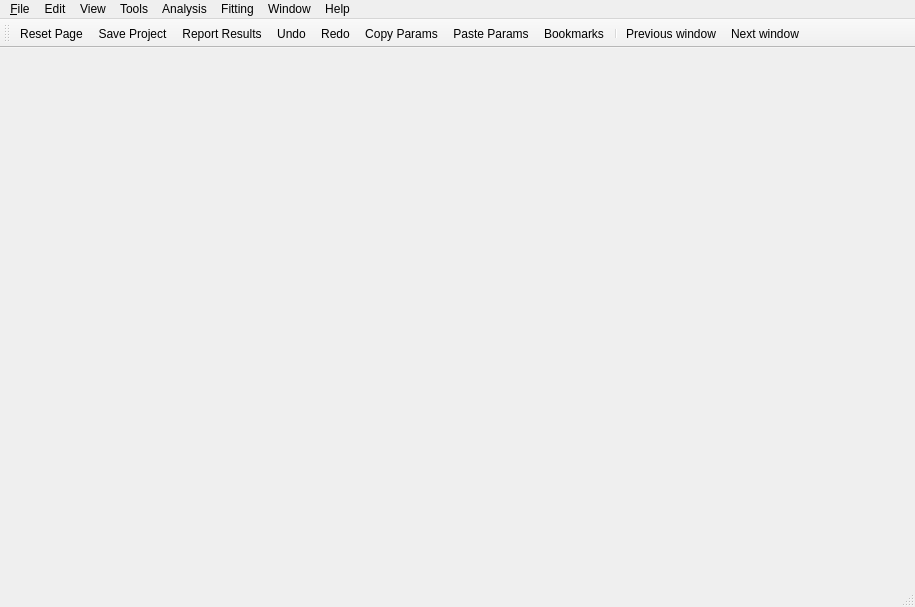
<?xml version="1.0" encoding="UTF-8"?>
<ui version="4.0">
 <class>SasView</class>
 <widget class="QMainWindow" name="SasView">
  <property name="geometry">
   <rect>
    <x>0</x>
    <y>0</y>
    <width>915</width>
    <height>607</height>
   </rect>
  </property>
  <property name="windowTitle">
   <string>SasView</string>
  </property>
  <property name="windowIcon">
   <iconset>
    <normaloff>:/res/ball.ico</normaloff>:/res/ball.ico</iconset>
  </property>
  <widget class="QWidget" name="centralwidget"/>
  <widget class="QMenuBar" name="menubar">
   <property name="geometry">
    <rect>
     <x>0</x>
     <y>0</y>
     <width>915</width>
     <height>20</height>
    </rect>
   </property>
   <widget class="QMenu" name="menu_File">
    <property name="title">
     <string>&amp;File</string>
    </property>
    <addaction name="actionLoadData"/>
    <addaction name="actionLoad_Data_Folder"/>
    <addaction name="separator"/>
    <addaction name="actionOpen_Project"/>
    <addaction name="actionOpen_Analysis"/>
    <addaction name="separator"/>
    <addaction name="actionSave"/>
    <addaction name="actionSave_Analysis"/>
    <addaction name="separator"/>
    <addaction name="actionPreferences"/>
    <addaction name="separator"/>
    <addaction name="actionQuit"/>
   </widget>
   <widget class="QMenu" name="menuEdit">
    <property name="title">
     <string>Edit</string>
    </property>
    <widget class="QMenu" name="menuCopy_Params_As">
     <property name="title">
      <string>Copy Params To Format...</string>
     </property>
     <addaction name="actionExcel"/>
     <addaction name="actionLatex"/>
    </widget>
    <addaction name="actionUndo"/>
    <addaction name="actionRedo"/>
    <addaction name="separator"/>
    <addaction name="actionCopy"/>
    <addaction name="actionPaste"/>
    <addaction name="separator"/>
    <addaction name="menuCopy_Params_As"/>
    <addaction name="actionSaveParamsAs"/>
    <addaction name="separator"/>
    <addaction name="actionReport"/>
    <addaction name="actionReset"/>
    <addaction name="separator"/>
    <addaction name="actionFreeze_Theory"/>
   </widget>
   <widget class="QMenu" name="menuView">
    <property name="title">
     <string>View</string>
    </property>
    <addaction name="actionHide_Toolbar"/>
    <addaction name="actionHide_DataExplorer"/>
    <addaction name="actionHide_LogExplorer"/>
    <addaction name="separator"/>
    <addaction name="actionStartup_Settings"/>
   </widget>
   <widget class="QMenu" name="menuTool">
    <property name="title">
     <string>Tools</string>
    </property>
    <addaction name="actionData_Operation"/>
    <addaction name="actionFile_Converter"/>
    <addaction name="separator"/>
    <addaction name="actionSLD_Calculator"/>
    <addaction name="actionDensity_Volume_Calculator"/>
    <addaction name="actionSlit_Size_Calculator"/>
    <addaction name="actionKeissig_Calculator"/>
    <addaction name="actionSAS_Resolution_Estimator"/>
    <addaction name="actionGeneric_Scattering_Calculator"/>
    <addaction name="separator"/>
    <addaction name="actionImage_Viewer"/>
    <addaction name="actionOrientation_Viewer"/>
    <addaction name="separator"/>
    <addaction name="actionPython_Shell_Editor"/>
   </widget>
   <widget class="QMenu" name="menuFitting">
    <property name="title">
     <string>Fitting</string>
    </property>
    <addaction name="actionNew_Fit_Page"/>
    <addaction name="separator"/>
    <addaction name="actionConstrained_Fit"/>
    <addaction name="actionCombine_Batch_Fit"/>
    <addaction name="separator"/>
    <addaction name="actionShow_Grid_Window"/>
    <addaction name="separator"/>
    <addaction name="actionFit_Options"/>
    <addaction name="actionGPU_Options"/>
    <addaction name="actionFit_Results"/>
    <addaction name="separator"/>
    <addaction name="actionCategory_Manager"/>
    <addaction name="actionAdd_Custom_Model"/>
    <addaction name="actionEdit_Custom_Model"/>
    <addaction name="actionManage_Custom_Models"/>
    <addaction name="actionAddMult_Models"/>
    <addaction name="separator"/>
    <addaction name="actionEditMask"/>
   </widget>
   <widget class="QMenu" name="menuWindow">
    <property name="title">
     <string>Window</string>
    </property>
    <addaction name="actionCascade"/>
    <addaction name="actionTile"/>
    <addaction name="separator"/>
    <addaction name="actionNext"/>
    <addaction name="actionPrevious"/>
    <addaction name="separator"/>
    <addaction name="actionMinimizePlots"/>
    <addaction name="actionClosePlots"/>
   </widget>
   <widget class="QMenu" name="menuAnalysis">
    <property name="title">
     <string>Analysis</string>
    </property>
    <addaction name="actionCorfunc"/>
    <addaction name="actionFitting"/>
    <addaction name="actionInvariant"/>
    <addaction name="actionInversion"/>
   </widget>
   <widget class="QMenu" name="menuHelp">
    <property name="title">
     <string>Help</string>
    </property>
    <addaction name="actionDocumentation"/>
    <addaction name="separator"/>
    <addaction name="actionTutorial"/>
    <addaction name="actionModel_Marketplace"/>
    <addaction name="separator"/>
    <addaction name="actionAcknowledge"/>
    <addaction name="separator"/>
    <addaction name="actionAbout"/>
    <addaction name="actionWelcomeWidget"/>
    <addaction name="separator"/>
    <addaction name="actionCheck_for_update"/>
    <addaction name="actionWhat_s_New"/>
   </widget>
   <addaction name="menu_File"/>
   <addaction name="menuEdit"/>
   <addaction name="menuView"/>
   <addaction name="menuTool"/>
   <addaction name="menuAnalysis"/>
   <addaction name="menuFitting"/>
   <addaction name="menuWindow"/>
   <addaction name="menuHelp"/>
  </widget>
  <widget class="QStatusBar" name="statusbar">
   <property name="sizePolicy">
    <sizepolicy hsizetype="Preferred" vsizetype="Fixed">
     <horstretch>0</horstretch>
     <verstretch>0</verstretch>
    </sizepolicy>
   </property>
  </widget>
  <widget class="QToolBar" name="toolBar">
   <property name="windowTitle">
    <string>toolBar</string>
   </property>
   <attribute name="toolBarArea">
    <enum>TopToolBarArea</enum>
   </attribute>
   <attribute name="toolBarBreak">
    <bool>false</bool>
   </attribute>
   <addaction name="actionReset"/>
   <addaction name="actionSave"/>
   <addaction name="actionReport"/>
   <addaction name="actionUndo"/>
   <addaction name="actionRedo"/>
   <addaction name="actionCopy"/>
   <addaction name="actionPaste"/>
   <addaction name="actionBookmarks"/>
   <addaction name="separator"/>
   <addaction name="actionPrevious"/>
   <addaction name="actionNext"/>
  </widget>
  <action name="actionReset">
   <property name="icon">
    <iconset>
     <normaloff>:/res/reset.png</normaloff>:/res/reset.png</iconset>
   </property>
   <property name="text">
    <string>Reset Page</string>
   </property>
   <property name="toolTip">
    <string>Reset</string>
   </property>
  </action>
  <action name="actionSave">
   <property name="icon">
    <iconset>
     <normaloff>:/res/save.png</normaloff>:/res/save.png</iconset>
   </property>
   <property name="text">
    <string>Save Project</string>
   </property>
   <property name="toolTip">
    <string>Save</string>
   </property>
  </action>
  <action name="actionReport">
   <property name="icon">
    <iconset>
     <normaloff>:/res/report.png</normaloff>:/res/report.png</iconset>
   </property>
   <property name="text">
    <string>Report Results</string>
   </property>
   <property name="toolTip">
    <string>report</string>
   </property>
  </action>
  <action name="actionUndo">
   <property name="icon">
    <iconset>
     <normaloff>:/res/undo.png</normaloff>
     <normalon>res/undo.png</normalon>:/res/undo.png</iconset>
   </property>
   <property name="text">
    <string>Undo</string>
   </property>
  </action>
  <action name="actionRedo">
   <property name="icon">
    <iconset>
     <normaloff>:/res/redo.png</normaloff>:/res/redo.png</iconset>
   </property>
   <property name="text">
    <string>Redo</string>
   </property>
   <property name="toolTip">
    <string>Redo</string>
   </property>
  </action>
  <action name="actionCopy">
   <property name="icon">
    <iconset>
     <normaloff>:/res/copy.png</normaloff>:/res/copy.png</iconset>
   </property>
   <property name="text">
    <string>Copy Params</string>
   </property>
   <property name="toolTip">
    <string>Copy parameter values</string>
   </property>
  </action>
  <action name="actionPaste">
   <property name="enabled">
    <bool>true</bool>
   </property>
   <property name="icon">
    <iconset>
     <normaloff>:/res/paste.png</normaloff>:/res/paste.png</iconset>
   </property>
   <property name="text">
    <string>Paste Params</string>
   </property>
   <property name="toolTip">
    <string>Paste parameter values</string>
   </property>
  </action>
  <action name="actionSaveParamsAs">
   <property name="text">
    <string>Save Params to File</string>
   </property>
  </action>
  <action name="actionBookmarks">
   <property name="checkable">
    <bool>true</bool>
   </property>
   <property name="icon">
    <iconset>
     <normaloff>:/res/bookmark.png</normaloff>:/res/bookmark.png</iconset>
   </property>
   <property name="text">
    <string>Bookmarks</string>
   </property>
  </action>
  <action name="actionPerspective">
   <property name="text">
    <string>Perspective</string>
   </property>
  </action>
  <action name="actionLoadData">
   <property name="text">
    <string>Load Data File(s)</string>
   </property>
  </action>
  <action name="actionLoad_Data_Folder">
   <property name="text">
    <string>Load Data Folder</string>
   </property>
  </action>
  <action name="actionOpen_Project">
   <property name="text">
    <string>Open Project</string>
   </property>
  </action>
  <action name="actionOpen_Analysis">
   <property name="text">
    <string>Open Analysis</string>
   </property>
  </action>
  <action name="actionSave_Analysis">
   <property name="text">
    <string>Save Analysis</string>
   </property>
  </action>
  <action name="actionQuit">
   <property name="text">
    <string>Quit</string>
   </property>
  </action>
  <action name="actionHide_Toolbar">
   <property name="text">
    <string>Hide Toolbar</string>
   </property>
  </action>
  <action name="actionStartup_Settings">
   <property name="text">
    <string>Startup Settings</string>
   </property>
  </action>
  <action name="actionData_Operation">
   <property name="text">
    <string>Data Operation</string>
   </property>
  </action>
  <action name="actionSLD_Calculator">
   <property name="text">
    <string>SLD Calculator</string>
   </property>
  </action>
  <action name="actionDensity_Volume_Calculator">
   <property name="text">
    <string>Density/Volume Calculator</string>
   </property>
  </action>
  <action name="actionSlit_Size_Calculator">
   <property name="text">
    <string>Slit Size Calculator</string>
   </property>
  </action>
  <action name="actionSAS_Resolution_Estimator">
   <property name="text">
    <string>Q Resolution Estimator</string>
   </property>
  </action>
  <action name="actionGeneric_Scattering_Calculator">
   <property name="text">
    <string>Generic Scattering Calculator</string>
   </property>
  </action>
  <action name="actionPython_Shell_Editor">
   <property name="text">
    <string>Python Shell/Editor</string>
   </property>
  </action>
  <action name="actionImage_Viewer">
   <property name="text">
    <string>Image Viewer</string>
   </property>
  </action>
  <action name="actionFile_Converter">
   <property name="text">
    <string>File Converter</string>
   </property>
  </action>
  <action name="actionNew_Fit_Page">
   <property name="text">
    <string>New Fit Page</string>
   </property>
  </action>
  <action name="actionConstrained_Fit">
   <property name="text">
    <string>Constrained or Simultaneous Fit</string>
   </property>
  </action>
  <action name="actionCombine_Batch_Fit">
   <property name="text">
    <string>Combine Batch Fit</string>
   </property>
  </action>
  <action name="actionFit_Options">
   <property name="text">
    <string>Fit Algorithms</string>
   </property>
  </action>
  <action name="actionFit_Results">
   <property name="text">
    <string>Fit Results</string>
   </property>
  </action>
  <action name="actionChain_Fitting">
   <property name="text">
    <string>Chain Fitting (BatchFit only)</string>
   </property>
  </action>
  <action name="actionEdit_Custom_Model">
   <property name="text">
    <string>Edit Custom Model</string>
   </property>
  </action>
  <action name="actionEditMask">
   <property name="text">
    <string>Edit Mask</string>
   </property>
  </action>
  <action name="actionCascade">
   <property name="text">
    <string>Cascade</string>
   </property>
  </action>
  <action name="actionTile">
   <property name="text">
    <string>Tile</string>
   </property>
  </action>
  <action name="actionTile_Vertically">
   <property name="text">
    <string>Tile Vertically</string>
   </property>
  </action>
  <action name="actionArrange_Icons">
   <property name="text">
    <string>Arrange Icons</string>
   </property>
  </action>
  <action name="actionNext">
   <property name="icon">
    <iconset>
     <normaloff>:/res/right-round.png</normaloff>:/res/right-round.png</iconset>
   </property>
   <property name="text">
    <string>Next window</string>
   </property>
  </action>
  <action name="actionPrevious">
   <property name="icon">
    <iconset>
     <normaloff>:/res/left-round.png</normaloff>:/res/left-round.png</iconset>
   </property>
   <property name="text">
    <string>Previous window</string>
   </property>
  </action>
  <action name="actionFitting">
   <property name="checkable">
    <bool>true</bool>
   </property>
   <property name="text">
    <string>Fitting</string>
   </property>
  </action>
  <action name="actionInversion">
   <property name="checkable">
    <bool>true</bool>
   </property>
   <property name="text">
    <string>Pr Inversion</string>
   </property>
  </action>
  <action name="actionInvariant">
   <property name="checkable">
    <bool>true</bool>
   </property>
   <property name="text">
    <string>Invariant</string>
   </property>
  </action>
  <action name="actionDocumentation">
   <property name="text">
    <string>Documentation</string>
   </property>
  </action>
  <action name="actionTutorial">
   <property name="text">
    <string>Tutorial</string>
   </property>
  </action>
  <action name="actionAcknowledge">
   <property name="text">
    <string>Cite Sasview</string>
   </property>
  </action>
  <action name="actionAbout">
   <property name="text">
    <string>About</string>
   </property>
  </action>
  <action name="actionCheck_for_update">
   <property name="text">
    <string>Check for update</string>
   </property>
  </action>
  <action name="actionExcel">
   <property name="text">
    <string>Excel</string>
   </property>
  </action>
  <action name="actionLatex">
   <property name="text">
    <string>Latex</string>
   </property>
  </action>
  <action name="actionKeissig_Calculator">
   <property name="text">
    <string>Kiessig Thickness Calculator</string>
   </property>
  </action>
  <action name="actionGPU_Options">
   <property name="text">
    <string>GPU Options</string>
   </property>
  </action>
  <action name="actionAdd_Custom_Model">
   <property name="text">
    <string>Add Custom Model</string>
   </property>
  </action>
  <action name="actionManage_Custom_Models">
   <property name="text">
    <string>Manage Custom Models</string>
   </property>
  </action>
  <action name="actionCorfunc">
   <property name="checkable">
    <bool>true</bool>
   </property>
   <property name="text">
    <string>Correlation Function</string>
   </property>
  </action>
  <action name="actionAddMult_Models">
   <property name="text">
    <string>Add/Multiply Models</string>
   </property>
  </action>
  <action name="actionOrientation_Viewer">
   <property name="text">
    <string>Orientation Viewer</string>
   </property>
  </action>
  <action name="actionFreeze_Theory">
   <property name="text">
    <string>Freeze Fit Results</string>
   </property>
  </action>
  <action name="actionHide_DataExplorer">
   <property name="text">
    <string>Hide Data Explorer</string>
   </property>
  </action>
  <action name="actionWelcomeWidget">
   <property name="text">
    <string>Welcome to SasView</string>
   </property>
  </action>
  <action name="actionHide_LogExplorer">
   <property name="text">
    <string>Show Log Explorer</string>
   </property>
  </action>
  <action name="actionCategory_Manager">
   <property name="text">
    <string>Category Manager</string>
   </property>
  </action>
  <action name="actionShow_Grid_Window">
   <property name="text">
    <string>Show Grid Window</string>
   </property>
  </action>
  <action name="actionMinimizePlots">
   <property name="text">
    <string>Minimize All Plots</string>
   </property>
  </action>
  <action name="actionClosePlots">
   <property name="text">
    <string>Close All Plots</string>
   </property>
  </action>
  <action name="actionModel_Marketplace">
   <property name="text">
    <string>Model Marketplace</string>
   </property>
  </action>
  <action name="actionPreferences">
   <property name="icon">
    <iconset>
     <normaloff>:/res/settings.png</normaloff>:/res/settings.png</iconset>
   </property>
   <property name="text">
    <string>Preferences...</string>
   </property>
  </action>
  <action name="actionWhat_s_New">
   <property name="text">
    <string>What's New</string>
   </property>
  </action>
 </widget>
 <resources/>
 <connections/>
</ui>
